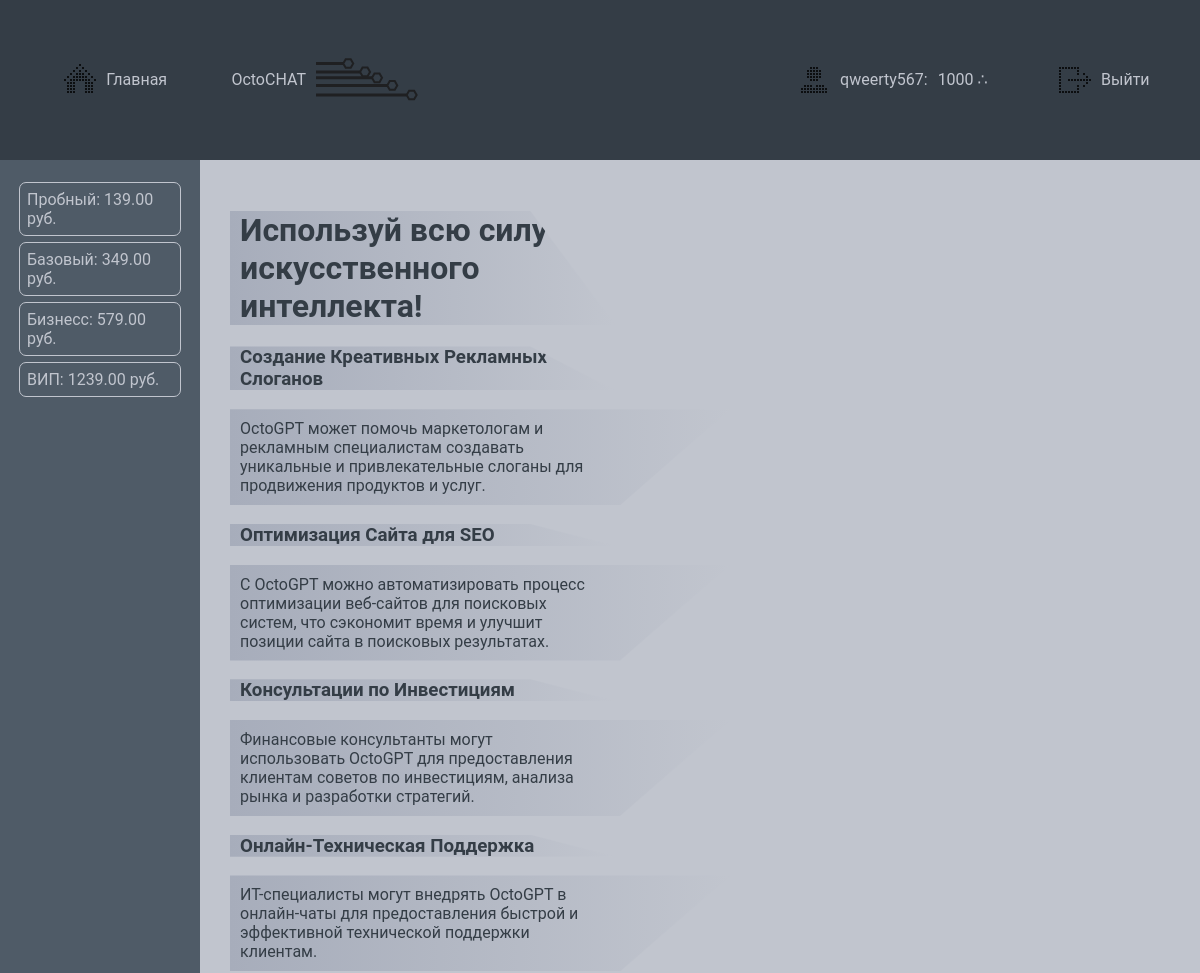
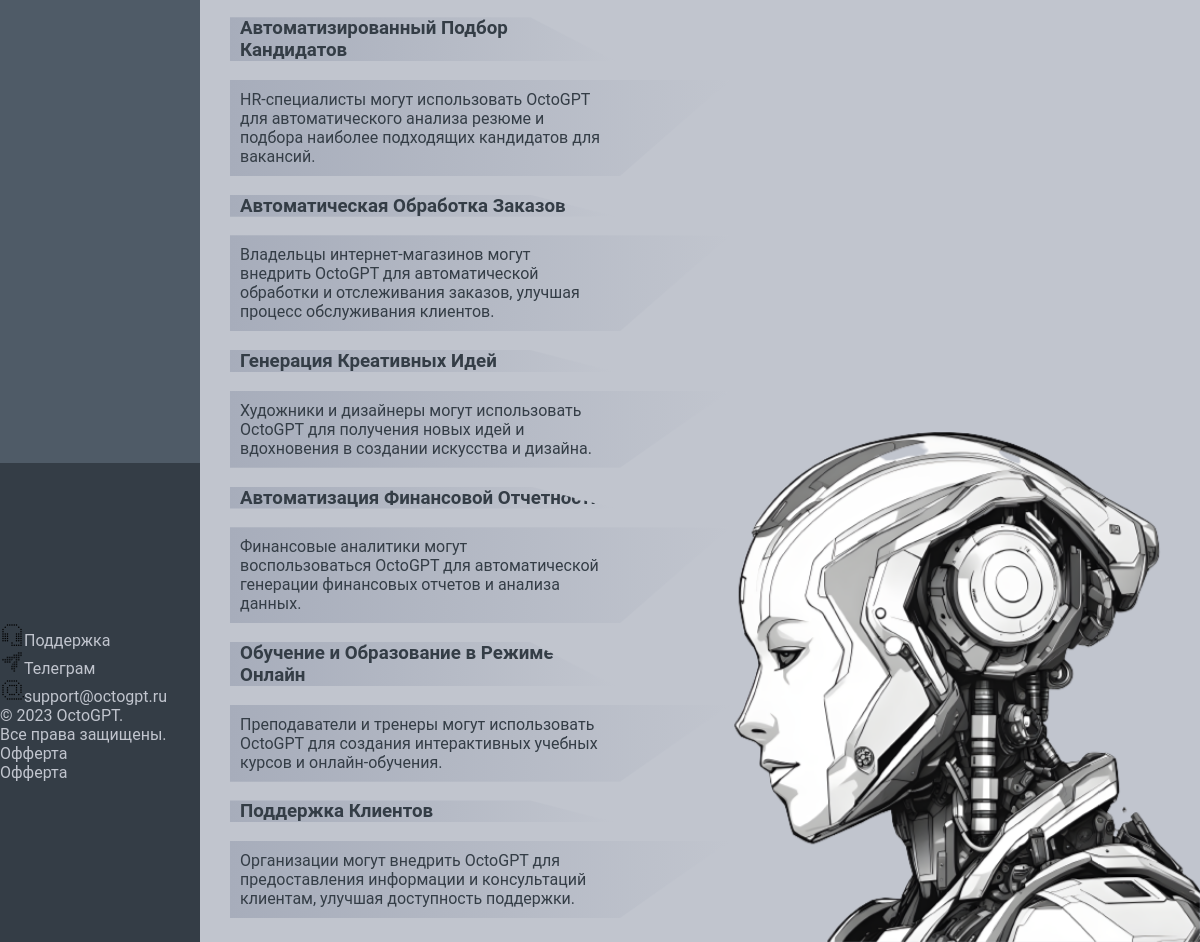
The page / (signed in) on the database its author committed (2 pictures, top to bottom).
### AIsite/models.py (models this page shows, shortened)
class UserData(models.Model):
    data_user = models.OneToOneField(User, on_delete=models.CASCADE, null=True)
    telegram_username = models.CharField(max_length=255, null=True, blank=True)
    telegram_id = models.IntegerField(null=True, blank=True)
    balance = models.IntegerField(null=True, blank=True, default=1000)
    subscription = models.ForeignKey('Product', on_delete=models.PROTECT, blank=True, null=True,)
    is_guest = models.BooleanField(default=True)
    user_ips = models.JSONField(default=list, blank=True, null=True)

class Product(models.Model):
    product_tag = models.CharField(max_length=32)
    product_name = models.CharField(max_length=50)
    product_price = models.DecimalField(default=249, max_digits=8, decimal_places=2)
    product_description = models.TextField(blank=True)
    chats_limit = models.IntegerField(default=1)
    token_limit = models.IntegerField(default=1000)

### AIsite/views.py (the view)
# urls.py: path("", MainPage.as_view(), name='home'),
class MainPage(DataMixin, TemplateView):
    template_name = 'AIsite/main.html'
    def get_context_data(self, **kwargs):
        context = super().get_context_data(**kwargs)
        c_def = self.get_user_context()
        context = dict(list(context.items())+list(c_def.items()))
        context['products'] = Product.objects.exclude(product_tag='FREE').exclude(product_tag='GUEST')
        return context

### AIsite/utils.py (called while the page is built, shortened)
    def get_user_context(self, **kwargs):
        ip = self.get_ip()
        context = kwargs
        if self.request.user.is_authenticated:
            udata, isnew = UserData.objects.get_or_create(data_user=self.request.user)
            udata.is_guest = False
            if ip not in udata.user_ips:
                udata.user_ips += [ip]
            udata.save()
        self.request.session['user_pk'] = udata.pk
        context['data_user'] = udata
        context['header'] = header
        context['svg_data'] = self.make_svg_ico((150, 57.3), {'figure': 'logo', 'size': 5})
        return context

    def get_ip(self):
        return self.request.META['REMOTE_ADDR']

### AIsite/templates/AIsite/main.html
{% extends 'AIsite/base.html' %}
{% load static %}
{% block chat_aside %}
<ul class="side-menu">
    {% for product in products %}
        <li class="side-bar-item">
                    <a class="a-aside" href="#">
                      <div class="side-item-div">
                         {{ product.product_name }}: {{ product.product_price }} руб.
                      </div>
                    </a>
                </li>
    {% endfor %}
{% endblock %}
{% block content %}
<div class="mainpage-content" style="background-image: url('{% static 'images/main500.png' %}');">
    <div class="main-item">
        <h1 class="main-list-content">Используй всю силу искусственного интеллекта!</h1>
        <h3 class="main-list-content">Создание Креативных Рекламных Слоганов</h3>
        <div class="main-list-item">
            <div class="main-list-content">
           OctoGPT может помочь маркетологам и рекламным специалистам создавать уникальные и привлекательные слоганы для продвижения продуктов и услуг.
            </div>
        </div>
        <h3 class="main-list-content">Оптимизация Сайта для SEO</h3>
        <div class="main-list-item">
            <div class="main-list-content">
           С OctoGPT можно автоматизировать процесс оптимизации веб-сайтов для поисковых систем, что сэкономит время и улучшит позиции сайта в поисковых результатах.
            </div>
        </div>
        <h3 class="main-list-content">Консультации по Инвестициям</h3>
        <div class="main-list-item">
            <div class="main-list-content">
           Финансовые консультанты могут использовать OctoGPT для предоставления клиентам советов по инвестициям, анализа рынка и разработки стратегий.
            </div>
        </div>
        <h3 class="main-list-content">Онлайн-Техническая Поддержка</h3>
        <div class="main-list-item">
            <div class="main-list-content">
           ИТ-специалисты могут внедрять OctoGPT в онлайн-чаты для предоставления быстрой и эффективной технической поддержки клиентам.
            </div>
        </div>
        <h3 class="main-list-content">Автоматизированный Подбор Кандидатов</h3>
        <div class="main-list-item">
            <div class="main-list-content">
           HR-специалисты могут использовать OctoGPT для автоматического анализа резюме и подбора наиболее подходящих кандидатов для вакансий.
            </div>
        </div>
        <h3 class="main-list-content">Автоматическая Обработка Заказов</h3>
        <div class="main-list-item">
            <div class="main-list-content">
           Владельцы интернет-магазинов могут внедрить OctoGPT для автоматической обработки и отслеживания заказов, улучшая процесс обслуживания клиентов.
            </div>
        </div>
        <h3 class="main-list-content">Генерация Креативных Идей</h3>
        <div class="main-list-item">
            <div class="main-list-content">
           Художники и дизайнеры могут использовать OctoGPT для получения новых идей и вдохновения в создании искусства и дизайна.
            </div>
        </div>
        <h3 class="main-list-content">Автоматизация Финансовой Отчетности</h3>
        <div class="main-list-item">
            <div class="main-list-content">
           Финансовые аналитики могут воспользоваться OctoGPT для автоматической генерации финансовых отчетов и анализа данных.
            </div>
        </div>
        <h3 class="main-list-content">Обучение и Образование в Режиме Онлайн</h3>
        <div class="main-list-item">
            <div class="main-list-content">
           Преподаватели и тренеры могут использовать OctoGPT для создания интерактивных учебных курсов и онлайн-обучения.
            </div>
        </div>
        <h3 class="main-list-content">Поддержка Клиентов</h3>
        <div class="main-list-item">
            <div class="main-list-content">
            Организации могут внедрить OctoGPT для предоставления информации и консультаций клиентам, улучшая доступность поддержки.
            </div>
        </div>
    </div>
</div>
{% endblock %}

### AIsite/templates/AIsite/base.html (shortened to what this page needs)
{% load static %}
<!DOCTYPE html>
<html>
<head>
    <link rel="stylesheet" href="{% static 'css/styles.css' %}">
</head>
<body>
    <div class="site-area grid-container" id="sitearea">
        <header class="menu-header">
            <nav class="navigation">
                <ul class="menu-list">
                    <li class="li-item">
                        <div class="menu-list-item" >
                            <a href="{% url 'home' %}" class="a-header"><img class="ui-icon" src="{% static 'images/led/home.png' %}">
                                Главная
                            </a>
                        </div>
                    </li>
                    <li class="li-item">
                        <div class="menu-list-item" >
                            <a href="{% url 'chat' %}" class="a-header">
                                OctoCHAT
                                <svg class="svg-container ui-icon" width="{{svg_data.width}}" height="{{svg_data.height}}" xmlns="http://www.w3.org/2000/svg">
                                    <g class="svg-logo-group">
                                        {% for elem in svg_data.elements %}
                                             <g class="line-hex">
                                                 <line class="svg-line" x1="{{ elem.line.x1 }}" y1="{{ elem.line.y1 }}" x2="{{ elem.line.x2 }}" y2="{{ elem.line.y2 }}" opacity="NaN" stroke="#1F2022" style="stroke-width:3" fill="none"/>
                                                 <polygon class="svg-poly" points = "{{elem.polygon}}"  fill="none" stroke="#1F2022" style="stroke-width:2"/>
                                             </g>
                                        {% endfor %}
                                    </g>
                                </svg>
                            </a>
                        </div>
                    </li>
                </ul>
                <ul class="menu-list user-menu-piece">
                    {% if request.user.is_authenticated %}
                    <li class="li-item">
                        <div class="menu-list-item">
                            <a href="{% url 'lk' %}" class="a-header">
                            <img class="ui-icon" src="{% static 'images/led/account.png' %}">  <span class="name-user"> {{user.username}}:</span> {{data_user.balance}} &#8756
                        </a></div>
                    </li>
                    <li class="li-item">
                        <div class="menu-list-item"><a href="{% url 'logout' %}" class="a-header">
                            <img class="ui-icon" src="{% static 'images/led/logout.png' %}">Выйти </a></div>
                    </li>
                    {% endif %}
                </ul>
            </nav>
        </header>
        <aside class="side-bar">
            {% block chat_aside %}
            {% endblock chat_aside%}
        </aside>
        <main class="main-content">
            {% block content %}
            {% endblock %}
        </main>
        <footer class="footer-bar">
            <div class="foot-menu">
                <a href="{% url 'support' %}"><img class="footer-menu-img side" src="{% static 'images/led/headset.png' %}">Поддержка</a>
                <a href=""><img class="footer-menu-img side" src="{% static 'images/led/tg.png' %}">Телеграм</a>
                <a href="mailto:support@octogpt.ru"> <img class="footer-menu-img side" src="{% static 'images/led/at.png' %}">support@octogpt.ru</a>
            </div>
            <div class="foot-menu">
                <p>&copy 2023 OctoGPT.</p>
                <p>Все права защищены.</p>
                <a href='docs/oferta.docx' download>Офферта</a>
                <a href="{% static 'docs/oferta.docx' %}" download>Офферта</a>
            </div>
        </footer>
    </div>
</body>
</html>

### rows shown on the page
UserData: balance "1000"
Product: product_name "Пробный", product_price "139.00"
Product: product_name "Базовый", product_price "349.00"
Product: product_name "Бизнесс", product_price "579.00"
Product: product_name "ВИП", product_price "1239.00"

### other values the page prints
{{ user.username }} "qweerty567"
